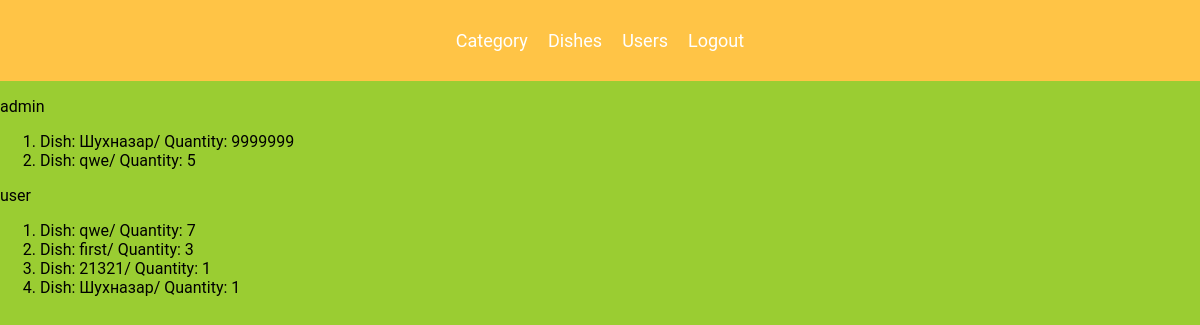
The app's page /staff/users/ (signed in) with its own data.
### app/models.py (models this page shows, shortened)
class Basket(models.Model):
    client = models.ForeignKey(User, on_delete=models.CASCADE, related_name='baskets')
    dish = models.ForeignKey(Dish, on_delete=models.CASCADE, related_name='baskets')
    quantity = models.PositiveIntegerField(validators=[quantity_validator])

class Dish(models.Model):
    name = models.CharField(max_length=100)
    photo = models.ImageField(upload_to='dishes')
    cost = models.PositiveIntegerField()
    category = models.ForeignKey(Category, on_delete=models.CASCADE)
    def __str__(self):
        return self.name

### app/views.py (the view)
# urls.py: path('staff/users/', UsersView.as_view(), name='users'),
@method_decorator(login_required(login_url='login'), name='dispatch')
class UsersView(View):
    def get(self, request):
        users_orders = []
        for user in Basket.objects.all().values_list('client', flat=True).distinct():
            users_orders.append(Basket.objects.filter(client=user))
        clients = User.objects.filter(baskets__isnull=False).distinct()
        ctx = {
            'clients': clients,
            'users_orders': users_orders,
        }
        return render(request, 'app/staff/users.html',context=ctx)

### app/templates/app/staff/users.html
{% extends 'app/staff/staff.html' %}
{% block staff_content %}
    {% for client in clients %}
        <p>{{ client.username }}</p>
        <ol>
            {% for user_orders in users_orders %}
                {% for order in user_orders %}
                    {% if order.client == client %}
                        <li>Dish: {{ order.dish }}/ Quantity: {{ order.quantity }}</li>
                    {% endif %}
                {% endfor %}
            {% endfor %}
        </ol>
    {% endfor %}
{% endblock staff_content %}

### app/static/styles.css (style rules this page uses)
body { padding: 0; margin: 0; font-family: 'Roboto', sans-serif; background-color: yellowgreen; overflow-y: auto; }

### records on screen
Basket: dish "Шухназар", quantity "9999999"
Basket: dish "qwe", quantity "5"
Basket: dish "qwe", quantity "7"
Basket: dish "first", quantity "3"
Basket: dish "21321", quantity "1"
Basket: dish "Шухназар", quantity "1"

### other values on screen
{{ client.username }} "admin"
{{ client.username }} "user"
